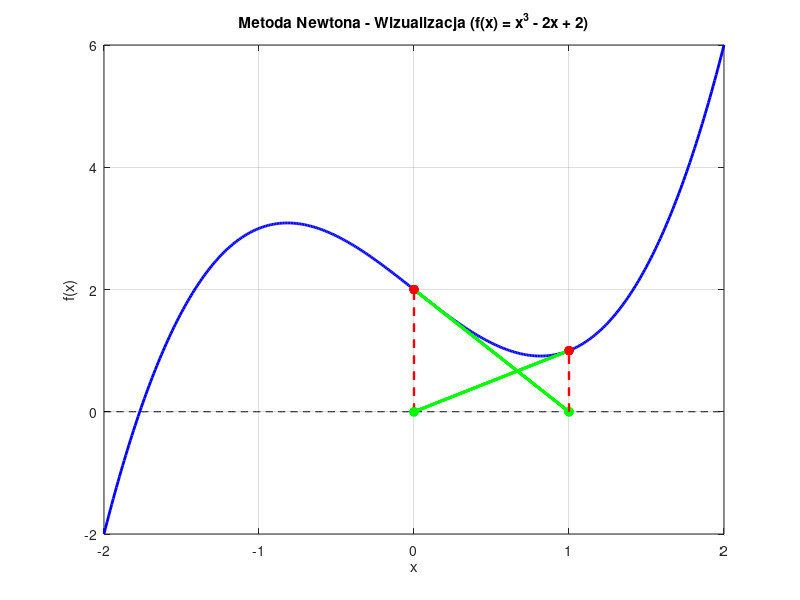

Write the MATLAB code that produced this figure.
% Definicja funkcji i jej pochodnej (anonimowe funkcje)
f = @(x) x.^3 - 2*x + 2;  % Funkcja
f_prime = @(x) 3*x.^2 - 2;  % Pochodna funkcji

% Parametry początkowe
x0 = 0;  % Początkowe przybliżenie
max_iter = 10;  % Maksymalna liczba iteracji
tol = 1e-6;  % Tolerancja

% Tworzenie wykresu funkcji
x = linspace(-2, 2, 400);
y = f(x);
figure;
plot(x, y, 'b', 'LineWidth', 2);  % Wykres funkcji
hold on;

% Rysowanie osi
plot(x, zeros(size(x)), 'k--');  % Oś X
title('Metoda Newtona - Wizualizacja (f(x) = x^3 - 2x + 2)');
xlabel('x');
ylabel('f(x)');
grid on;

% Przeprowadzanie iteracji metody Newtona
xk = x0;  % Inicjalizacja punktu początkowego
for k = 1:max_iter
    % Obliczanie wartości funkcji i jej pochodnej
    fxk = f(xk);
    fpxk = f_prime(xk);
    
    % Aktualizacja przybliżenia
    xk1 = xk - fxk / fpxk;
    
    % Rysowanie punktów przybliżenia na wykresie
    plot([xk, xk], [0, fxk], 'r--', 'LineWidth', 1.5);  % Linia do funkcji
    plot([xk, xk1], [fxk, 0], 'g-', 'LineWidth', 2);  % Linia do nowego przybliżenia
    
    % Rysowanie punktów
    plot(xk, fxk, 'ro', 'MarkerFaceColor', 'r');  % Punkt aktualny
    plot(xk1, 0, 'go', 'MarkerFaceColor', 'g');  % Punkt nowy
    
    % Sprawdzanie warunku zakończenia
    if abs(xk1 - xk) < tol
        break;
    end
    
    % Aktualizacja xk
    xk = xk1;
end

% Wyświetlenie wyniku
disp(['Znaleziony pierwiastek: ', num2str(xk)]);